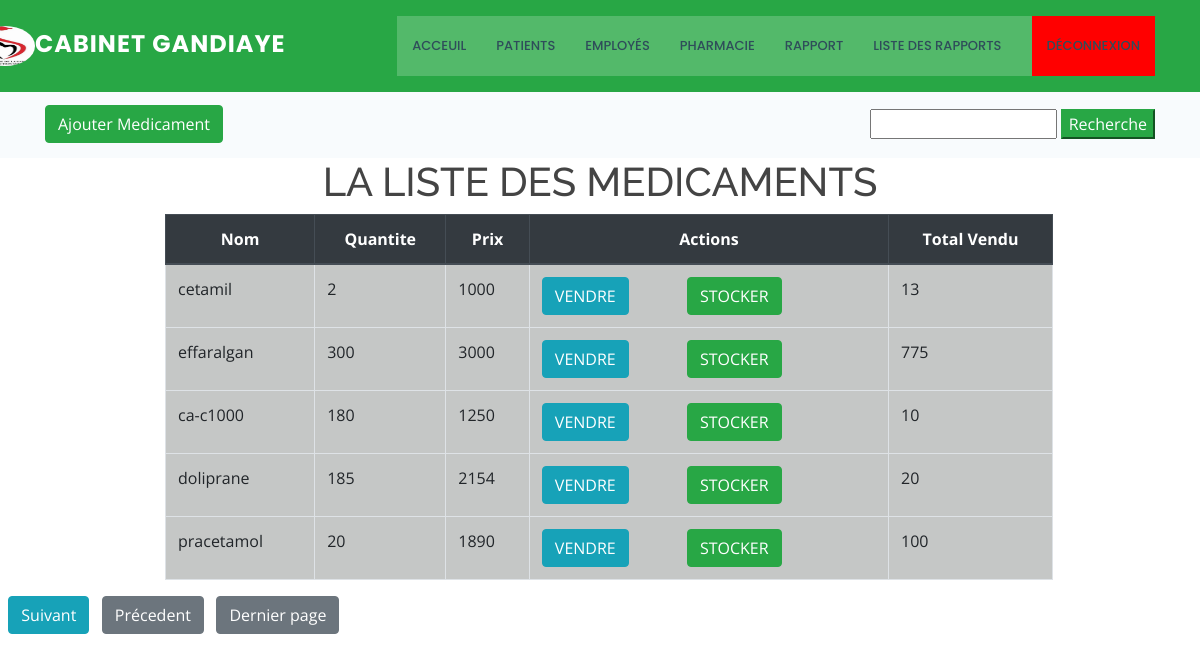
The app's page /pharmacie.php (signed in) with its own data.
### tables this page shows
CREATE TABLE IF NOT EXISTS `pharmacie` (
  `nom_medic` varchar(250) NOT NULL,
  `quantite` int NOT NULL,
  `prix` int NOT NULL,
  `historique` int NOT NULL,
  PRIMARY KEY (`nom_medic`)
);

### pharmacie.php (the view, shortened to what this page needs)
<!DOCTYPE html>
<html lang="en">
<?php include 'nav.php'; ?>
    <section class="breadcrumbs">
      <div class="container">
        <div class="d-flex justify-content-between align-items-center">
          <ol>
            <li><a class='btn btn-success float-start' href="colorlib-regform-19/ajoutermedic.php">Ajouter Medicament</a></li>
          </ol>
<form class='form-signin' action='recherchephar.php' method='GET'>
<input type='text' name='requete' class='form-header'>
<input type='submit' value='Recherche' class='btn-success'>
</form>
        </div>
      </div>
</section>
        <div class="container">
      <h1 style="text-align: center;">LA LISTE DES MEDICAMENTS</h1>
      <table class="table table-bordered" style="width: 80%; margin-left: 120px;" id="list">
        <thead class="thead-dark">
          <tr>
            <th style="text-align: center;">Nom</th>
            <th style="text-align: center;">Quantite</th>
            <th style="text-align: center;">Prix</th>
            <th style="text-align: center;">Actions</th>
            <th style="text-align: center;">Total Vendu</th>
          </tr>
        </thead>
        <tbody style="background-color: rgb(197,199,198);" >
  <?php
  include('connexion-db.php');
$req = 'SELECT  * FROM pharmacie';
  $result = $conn->query($req);
  if ($result->num_rows > 0) {
    if (isset($_GET['page_no']) && $_GET['page_no']!="") {
    $page_no = $_GET['page_no'];
    } else {
        $page_no = 1;
        }
$total_records_per_page = 5;
$offset = ($page_no-1) * $total_records_per_page;
$previous_page = $page_no - 1;
$next_page = $page_no + 1;
$result_count = mysqli_query($conn,"SELECT COUNT(*) As total_records FROM pharmacie");
    $total_records = mysqli_fetch_array($result_count);
    $total_records = $total_records['total_records'];
    $total_no_of_pages = ceil($total_records / $total_records_per_page);
    $result = mysqli_query($conn,"SELECT * FROM pharmacie LIMIT $offset, $total_records_per_page");
        while($row = $result->fetch_assoc()) {
           echo "<tr><td>".$row["nom_medic"]."</td><td>".$row["quantite"]."</td><td>".$row["prix"]."</td><td><a class='btn btn-info float-left';' href='colorlib-regform-19/vendremedic.php?nom_medic=".$row["nom_medic"]."''>VENDRE</a>&nbsp&nbsp&nbsp&nbsp&nbsp&nbsp&nbsp&nbsp&nbsp&nbsp&nbsp&nbsp&nbsp&nbsp<a class='btn btn-success float-right;' href='colorlib-regform-19/modifiermedic.php?nom_medic=".$row["nom_medic"]."''>STOCKER</a></td><td>".$row["historique"]."</td></tr>";
    }
    echo "</table>";
  } else {
    echo '<p class="align-middle">La liste des medicaments est vide</p>';
  }
  echo '</div></div></div>';
    ?>
    <tr>
<td <?php if($page_no >= $total_no_of_pages){
echo "class='disabled'";
} ?>>
<a class='btn btn-info float-end' <?php if($page_no < $total_no_of_pages) {
echo "href='?page_no=$next_page'";
} ?>>Suivant</a>
</td>&nbsp;
<td <?php if($page_no <= 1){ echo "class='disabled'"; } ?>>
<a class='btn btn-secondary float-start' <?php if($page_no > 1){
echo "href='?page_no=$previous_page'";
} ?>>Précedent</a>
</td>&nbsp;
<?php if($page_no < $total_no_of_pages){
echo "<td><a class='btn btn-secondary float-start' href='?page_no=$total_no_of_pages'>Dernier page </a></td>";
}
?>
</tr>
</body>
</html>

### assets/css/style.css (style rules this page uses)
body { font-family: "Open Sans", sans-serif; color: #444444; }
a { color: #67b0d1; }
h1, h2, h3, h4, h5, h6 { font-family: "Raleway", sans-serif; }
section { padding: 60px 0; }
.breadcrumbs { padding: 15px 0; background-color: #f8fbfd; min-height: 40px; }
.breadcrumbs ol { display: flex; flex-wrap: wrap; list-style: none; padding: 0; margin: 0; font-size: 14px; }

### records on screen
pharmacie: nom_medic "cetamil", quantite "2", prix "1000", historique "13"
pharmacie: nom_medic "effaralgan", quantite "300", prix "3000", historique "775"
pharmacie: nom_medic "ca-c1000", quantite "180", prix "1250", historique "10"
pharmacie: nom_medic "doliprane", quantite "185", prix "2154", historique "20"
pharmacie: nom_medic "pracetamol", quantite "20", prix "1890", historique "100"
